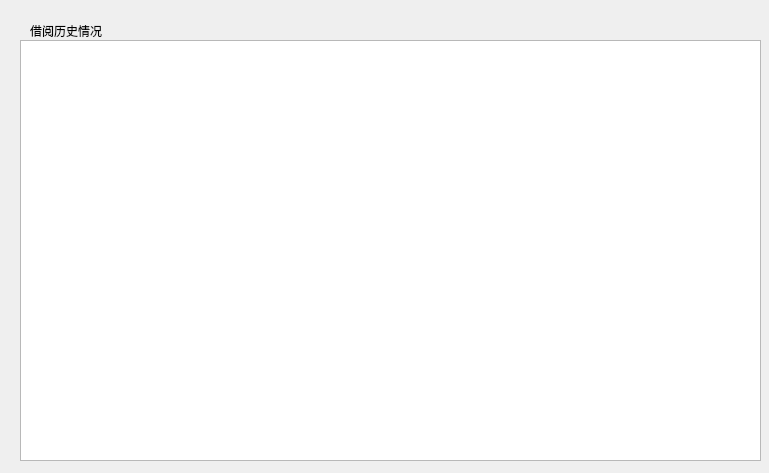
<?xml version="1.0" encoding="UTF-8"?>
<ui version="4.0">
 <class>borrow_history</class>
 <widget class="QWidget" name="borrow_history">
  <property name="geometry">
   <rect>
    <x>0</x>
    <y>0</y>
    <width>769</width>
    <height>473</height>
   </rect>
  </property>
  <property name="windowTitle">
   <string>Form</string>
  </property>
  <widget class="QLabel" name="label">
   <property name="geometry">
    <rect>
     <x>30</x>
     <y>10</y>
     <width>181</width>
     <height>41</height>
    </rect>
   </property>
   <property name="styleSheet">
    <string notr="true">font: 12pt &quot;04b_21&quot;;</string>
   </property>
   <property name="text">
    <string>借阅历史情况</string>
   </property>
  </widget>
  <widget class="QTableWidget" name="tableWidget">
   <property name="geometry">
    <rect>
     <x>20</x>
     <y>40</y>
     <width>741</width>
     <height>421</height>
    </rect>
   </property>
  </widget>
 </widget>
 <resources/>
 <connections/>
</ui>
